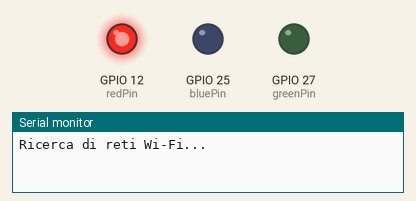
Bench run of a sketch on a simulated ESP32. Shown: output pins drawn as LEDs (lit = HIGH), the last lines printed to the serial monitor. A WiFi scan finds three made-up networks.

Above: at 2.0 s.
At 6.5 s:
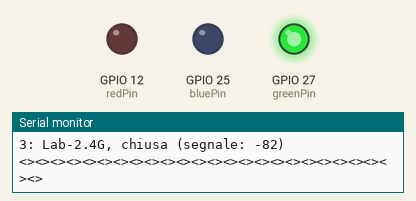
Timing chart, 0 to 12.9 s (numbered marks = the images above):
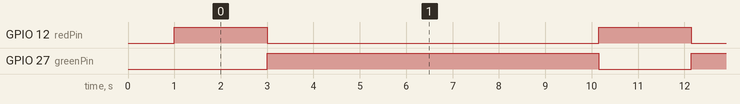

The sketch:

esp32_WIFI-scanner.ino
```cpp
#include <Arduino.h> //libreria per includere le funzioni di arduino in un esp32
#include <WiFi.h> //libreria per tutte le modalità di wifi

//definiamo i pin
#define redPin 12
#define greenPin 27
#define bluePin 25

void setup() {
  //settiamo la modalità dei pin
  pinMode(redPin, OUTPUT);
  pinMode(greenPin, OUTPUT);
  pinMode(bluePin, OUTPUT);

  Serial.begin(115200); //stabiliamo una comunicazione seriale a 115200 baud
  WiFi.mode(WIFI_STA); //mettiamo il wifi in "stationary mode" (la scheda è ora un AP)
  WiFi.disconnect(); //disconnetti da tutti gli AP, se era connesso a uno

  delay(1000); //cooldown
}

void loop() {
  //comunicazione seriale
  Serial.println("Ricerca di reti Wi-Fi...");
  setAllToLow();
  digitalWrite(redPin, HIGH);
  int networks = WiFi.scanNetworks(); //la funzione restituisce il numero di connessioni trovate

  if(networks > 0) { //se trova almeno una rete:
    setAllToLow(); //spegne tutti i led
    digitalWrite(greenPin, HIGH); //accendi il led verde

    //fai vedere tutte le reti trovate
    Serial.print(networks); Serial.println(" trovate.");
    for(int i=0; i<networks; i++) { //ora si stampano tutte le reti con le loro caratteristiche
      Serial.print(i+1); Serial.print(": "); Serial.print(WiFi.SSID(i)); //l'SSID della rete

      if(WiFi.encryptionType(i) == WIFI_AUTH_OPEN) { //se la rete è aperta:
        Serial.print(", aperta"); //stampa "aperta"
      } else {
        Serial.print(", chiusa"); //sennò stampa "chiusa"
      }

      Serial.print(" (segnale: "); Serial.print(WiFi.RSSI(i)); Serial.println(")");
      //la qualità del segnale: più il numero è vicino a 0, più il segnale è forte

      delay(50); //cooldown
    }
  } else { //se non trova nessuna rete:
    Serial.println("Nessuna rete trovata./nProva a cambiare luogo, o a caricare di nuovo il codice sulla scheda.");
    setAllToLow();
    blinkLED(redPin, 4);
  }
  Serial.println("\n<><><><><><><><><><><><><><><><><><><><><><><><><>\n");
  delay(7000);

}

void setAllToLow() { //funzione che spegne tutti i led
  digitalWrite(redPin, LOW);
  digitalWrite(greenPin, LOW);
  digitalWrite(bluePin, LOW);
}

void blinkLED(int pin, int n) {
  for(int i=0; i<n; i++) {
    digitalWrite(pin, HIGH);
    delay(400);
    digitalWrite(pin, LOW);
    delay(400);
  }
}
```

Measured:
- by itself, GPIO 12 (redPin): alternates HIGH for 2.0 s and LOW for 7.2 s
- by itself, GPIO 27 (greenPin): alternates HIGH for 7.2 s and LOW for 2.0 s
